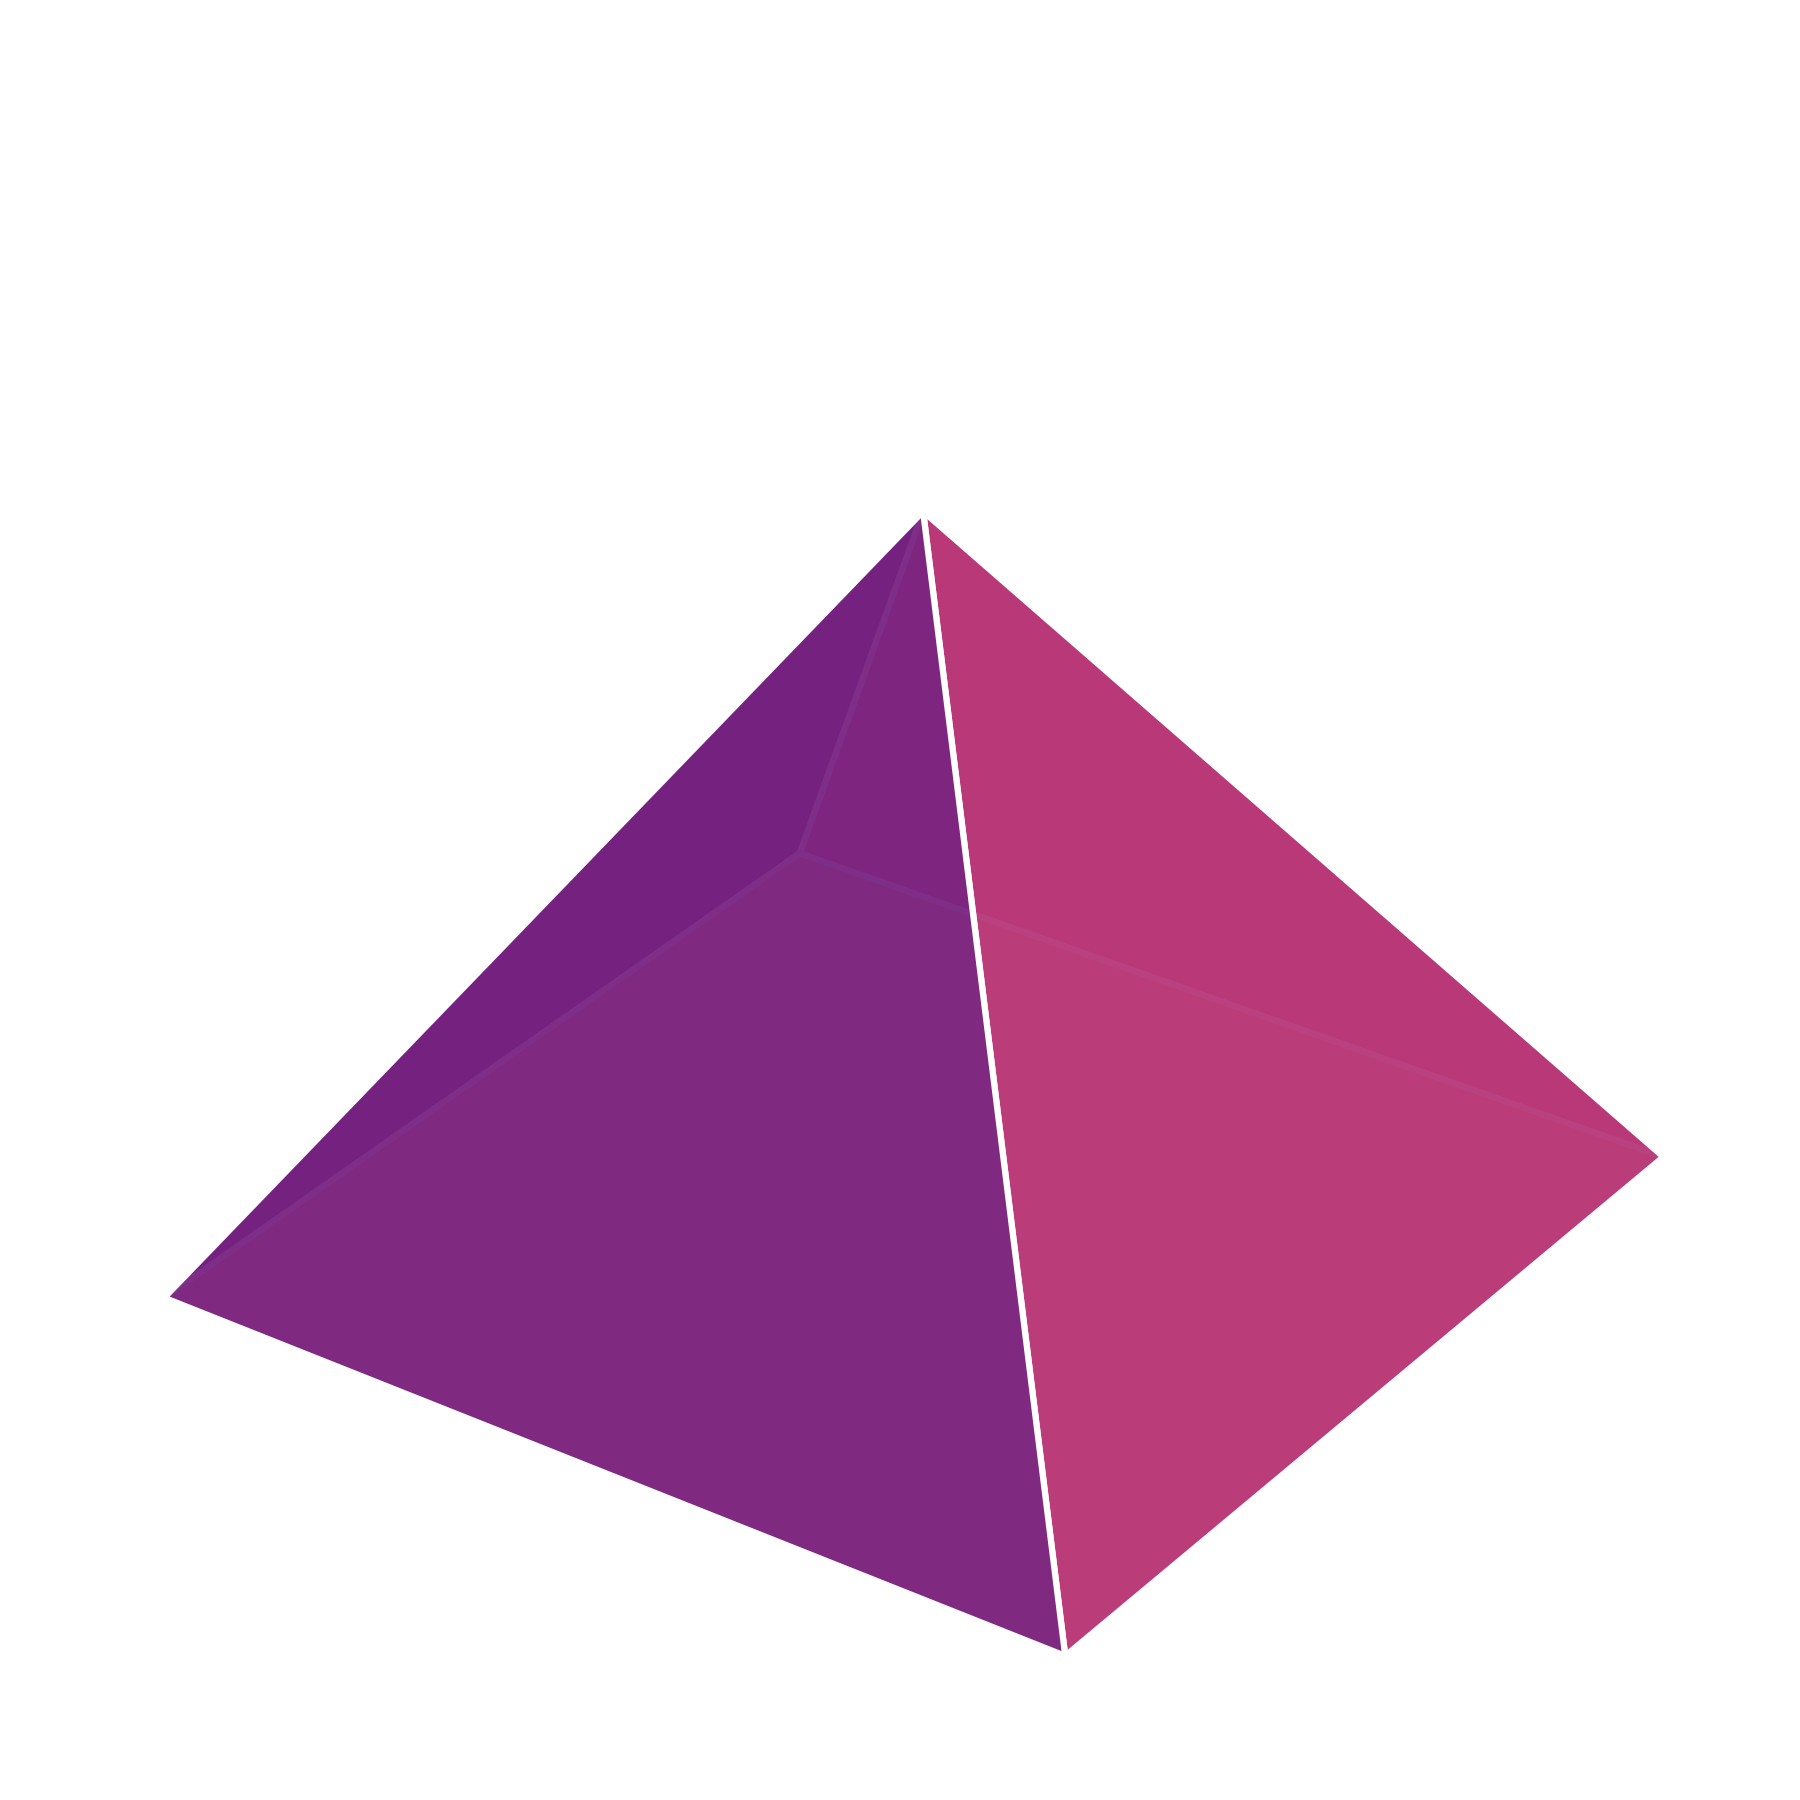

Write Python code to recreate this figure.
import matplotlib
matplotlib.use('Agg')
import matplotlib.pyplot as plt
from mpl_toolkits.mplot3d.art3d import Poly3DCollection
from matplotlib import cm
import numpy as np

"""Generate a colorful 3D pyramid with gradient faces.
This script enhances the basic pyramid demo by applying a brighter
colormap, thicker edge lines and outputs the figure as ``fancy_pyramid.png``.
"""

# Pyramid height
height = 1.5

# Square base coordinates
base = np.array([
    [0.0, 0.0, 0.0],
    [1.0, 0.0, 0.0],
    [1.0, 1.0, 0.0],
    [0.0, 1.0, 0.0]
])

# Apex position
apex = np.array([0.5, 0.5, height])

# Define faces (four sides and the base)
faces = [
    [base[0], base[1], apex],
    [base[1], base[2], apex],
    [base[2], base[3], apex],
    [base[3], base[0], apex],
    [base[0], base[1], base[2], base[3]]
]

# Apply vibrant colors to each face
colors = cm.magma(np.linspace(0.2, 0.8, len(faces)))

fig = plt.figure(figsize=(6, 6))
ax = fig.add_subplot(111, projection="3d")

poly = Poly3DCollection(
    faces,
    facecolors=colors,
    edgecolors="white",
    linewidths=1.5,
    alpha=0.95,
)
ax.add_collection3d(poly)

# Set limits and viewing angle
ax.set_xlim(0, 1)
ax.set_ylim(0, 1)
ax.set_zlim(0, height)
ax.axis("off")
ax.view_init(elev=30, azim=35)

plt.tight_layout()
plt.savefig("fancy_pyramid.png", dpi=300)
print("Saved fancy_pyramid.png")
